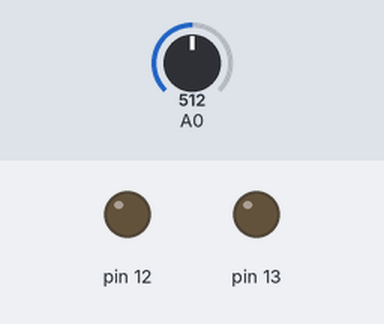
The sketch below on a simulated Arduino Uno, built with avr-gcc and run on an emulated ATmega328P. On the bench: output pins drawn as LEDs (lit = HIGH). The test bench sets the inputs (shaded band); at power-on: A0 = 512. What the sketch prints to the serial monitor is not drawn.

Above: at 1.2 s.
1.3 s: A0 set to 531
At 3.1 s:
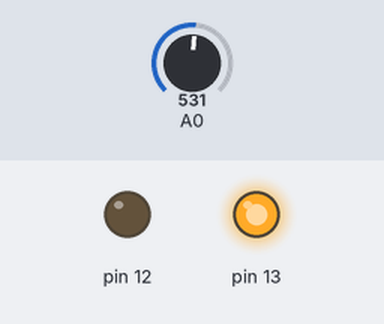
At 4.1 s:
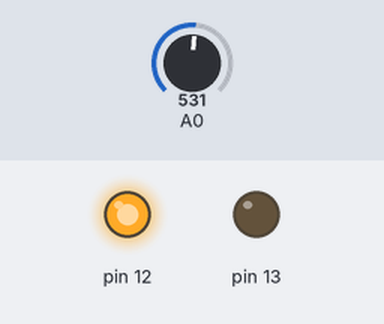
Timing chart, 0 to 10.3 s (numbered marks = the images above; inputs shaded):
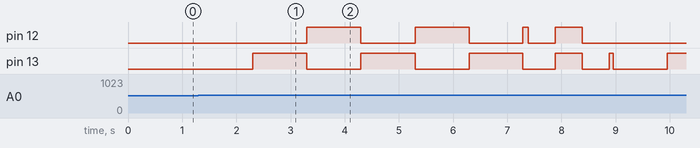

The sketch:

Prototype1A_rev4_freeze.ino
```cpp
//copied from frozen rev3. Added more calculations. Put btIndic in rev4

int const Ts = 8;
int i, cal;
int const L = 738;
int readVal[L];
int calSamp = 50;
int ss = L / 6;
int secA[14] = {
  1, 1, 1, 1, 1, 1, 1, 1, 1, ss * 5, 1, ss * 3, 1 , ss };
int secB[14] = {
  1, 1, 1, 1, 1, 1, 1, 1, (L - 1), 1, ss * 4, 1, ss * 2, 1 };
int trig1 = 4;
int trig2 = 5;
int p =1;

void setup() {
  Serial.begin(57600);          //57600 needed for MINI
  Serial.println("Power On");
  pinMode(13, OUTPUT);
  pinMode(12, OUTPUT);
}

void loop() {
  while(p==1) {                        //added 1 time cal 09/25/2015
      cal = findCal(calSamp);          //bug fixed 09/25/2015
      Serial.print("Cal is ");
      Serial.print(cal);
      Serial.println("");
      p = 0;
  }

    //FIRST CHECK
    delay(Ts);
    readVal[1] = analogRead(A0);
    if (readVal[1] > (cal+trig1))      //bug fixed09/9/2015
    {
      delay(Ts);
      readVal[2] = analogRead(A0);

      //SECOND CHECK
      if (readVal[2] > (cal+trig2))
      {
        int x = 13; //changed
        digitalWrite(12, 0);            //possibly move these digitalWrites() above //FIRST CHECK , seem redundant
        digitalWrite(13, 0);            //actually keep here, b/c we don't want breath status vanishing unless used again
        delay(Ts);

        //GATHER RAW DATA
        for (i = 3; i < L; i++)
        {
          readVal[i] = analogRead(A0);
          delay(Ts);
          if (i == secA[x]) {        //chg*
            digitalWrite(13, 1);
            digitalWrite(12, 0);
            x = x - 1;
          }
          else if(i == secB[x]) {
            digitalWrite(12, 1);
            digitalWrite(13, 0);          //chg* 09/10/2015
            x = x - 1;
          }
        }

        //Spline
        readVal[0] = cal;
        delay(100);
        blinkTimerOFF();
        delay(500);
        blinkTimerON();
        delay(500);
        blinkTimerOFF();

        //PRINT RAW DATA
        Serial.println("");
        for (i = 0; i < L; i++)
        {
          Serial.print(readVal[i]);
          Serial.print(",");
        }

        //DETERMINE PEF
        float PEF = 0;
        for (i = 0; i < L; i++)
          PEF = max(PEF, readVal[i]);

        //CONVERT PEF
        PEF = bitsToflow(PEF);
        PEF = PEF * 60000;

        //ANALYZE PEF (Orange(13) -> out of range)
        if (PEF > 600 || PEF < 400)
          digitalWrite(13, 1);
        else
          digitalWrite(12, 1);

        //PRINT PEF
        Serial.println("");
        Serial.print("PEF in LPM is ");
        Serial.print(PEF, 2);

        //DETERMINE FEV1/FEV6
        float FEV1_even = 0;  //should these be = 0.0
        float FEV1_odd = 0;
        float FEV_even = 0;
        float FEV_odd = 0;
        float FEV1simp = 0;
        float FEVsimp = 0;
        float FEVtemp = 0;
        float FEV_beg_end[4];
        FEV_beg_end[0] = bitsToflow(readVal[0]);  //start of even indices
        FEV_beg_end[1] = bitsToflow(readVal[1]);
        FEV_beg_end[2] = bitsToflow(readVal[L - 2]);
        FEV_beg_end[3] = bitsToflow(readVal[L - 1]);    //this is really last value in array not readVal[L]

        //CONVERT FEV
        for (i = 2; i < (L - 3); i = (i + 2))
        {
          FEVtemp = bitsToflow(readVal[i]);
          FEV_even = FEV_even + FEVtemp;
          if(i == (ss-4))
            FEV1_even = FEV_even;                      // 0 1 2s .... 119, 120, 121, ss-1(122) .... 734, 735, 736, L-1(737)
        }
        for (i = 3; i < (L - 2); i = (i + 2))
        {
          FEVtemp = bitsToflow(readVal[i]);
          FEV_odd = FEV_odd + FEVtemp;
          if(i==(ss-3))
            FEV1_odd = FEV_odd;
        }

        //SIMPSON'S 1/3 COMPOSITE INTEGRATION
        FEVsimp = FEV_beg_end[0] + 4 * (FEV_odd + FEV_beg_end[1]) + 2 * (FEV_even + FEV_beg_end[2]) + FEV_beg_end[3];
        FEVsimp = FEVsimp * 2.7430; //c = (1000L/m^3)*(b-a)/(3n)  = (1000)*6/(3*750) = 1000*TS/3 = 8.229/3
        Serial.println("");
        Serial.print("Simpson's 1/3 rule FEV6 in L is ");
        Serial.print(FEVsimp, 4);
        Serial.println("");

        //SIMPSON'S 1/3 COMPOSITE INTEGRATION
        FEV_beg_end[2] = bitsToflow(readVal[ss - 2]); //odd
        FEV_beg_end[3] = bitsToflow(readVal[ss - 1]); //even
        FEV1simp = FEV_beg_end[0] + 4 * (FEV1_odd + FEV_beg_end[1]) + 2 * (FEV1_even + FEV_beg_end[2]) + FEV_beg_end[3];
        FEV1simp = FEV1simp * 2.7430;
        Serial.print("Simpson's 1/3 rule FEV1 in L is ");
        Serial.print(FEV1simp, 4);
        Serial.println("");

        //Calculate FVC
        Serial.print("%FVC of user is ");
        Serial.print(100.00*FEV1simp/FEVsimp,4);
        Serial.println("");
    }
  }
}

int findCal(int calSamp)
{
  int cal = 0;
  for (i = 0; i < calSamp; i++)
    cal = cal + analogRead(A0);

  return cal/calSamp;
}

float bitsToflow(int bits)
{
  if( bits > (cal-4) && bits < (cal+4) )
    bits = cal;

  float a = 0.004887585533*(bits - cal);
  if(a < 0) {
    return -sqrt(-a) * .0079066947;
  }
  return sqrt(a) * .0079066947;
}

void blinkTimerOFF()
{
  digitalWrite(13, 0);
  digitalWrite(12, 0);
}

void blinkTimerON()
{
  digitalWrite(13, 1);
  digitalWrite(12, 1);
}
```

Measured:
- the behaviour switches between 517 and 518 on A0 (found by bisection; images 0 and 1)
- after the input at 1.3 s, pin 12: LOW → HIGH after 2.0 s, → LOW 1.0 s later, → HIGH 1.0 s later, → LOW 1.0 s later, … (8 changes in this stretch); pin 13: LOW → HIGH after 1.0 s, → LOW 1.0 s later, → HIGH 1.0 s later, → LOW 1.0 s later, … (11 changes in this stretch)
